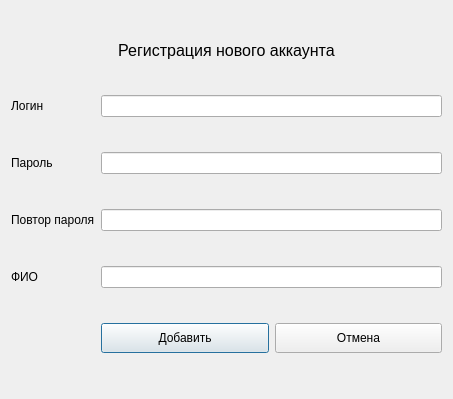
<?xml version="1.0" encoding="UTF-8"?>
<ui version="4.0">
 <class>DialogAddOperator</class>
 <widget class="QDialog" name="DialogAddOperator">
  <property name="geometry">
   <rect>
    <x>0</x>
    <y>0</y>
    <width>453</width>
    <height>399</height>
   </rect>
  </property>
  <property name="windowTitle">
   <string>Регистрация</string>
  </property>
  <layout class="QGridLayout" name="gridLayout">
   <item row="0" column="0" colspan="2">
    <widget class="QLabel" name="label">
     <property name="maximumSize">
      <size>
       <width>16777215</width>
       <height>20</height>
      </size>
     </property>
     <property name="font">
      <font>
       <pointsize>12</pointsize>
      </font>
     </property>
     <property name="text">
      <string>Регистрация нового аккаунта</string>
     </property>
     <property name="alignment">
      <set>Qt::AlignCenter</set>
     </property>
    </widget>
   </item>
   <item row="1" column="0">
    <widget class="QLabel" name="label_2">
     <property name="text">
      <string>Логин</string>
     </property>
    </widget>
   </item>
   <item row="1" column="1">
    <widget class="QLineEdit" name="leLoginAdd"/>
   </item>
   <item row="2" column="0">
    <widget class="QLabel" name="label_3">
     <property name="text">
      <string>Пароль</string>
     </property>
    </widget>
   </item>
   <item row="2" column="1">
    <widget class="QLineEdit" name="lePasswordAdd"/>
   </item>
   <item row="3" column="0">
    <widget class="QLabel" name="label_4">
     <property name="text">
      <string>Повтор пароля</string>
     </property>
    </widget>
   </item>
   <item row="3" column="1">
    <widget class="QLineEdit" name="leRepitPasswordAdd"/>
   </item>
   <item row="4" column="0">
    <widget class="QLabel" name="label_5">
     <property name="text">
      <string>ФИО</string>
     </property>
    </widget>
   </item>
   <item row="4" column="1">
    <widget class="QLineEdit" name="leFIOAdd"/>
   </item>
   <item row="5" column="1">
    <layout class="QHBoxLayout" name="horizontalLayout">
     <item>
      <widget class="QPushButton" name="pbAdd">
       <property name="maximumSize">
        <size>
         <width>16777215</width>
         <height>30</height>
        </size>
       </property>
       <property name="text">
        <string>Добавить</string>
       </property>
      </widget>
     </item>
     <item>
      <widget class="QPushButton" name="pbCancel">
       <property name="maximumSize">
        <size>
         <width>16777215</width>
         <height>30</height>
        </size>
       </property>
       <property name="text">
        <string>Отмена</string>
       </property>
      </widget>
     </item>
    </layout>
   </item>
  </layout>
 </widget>
 <resources/>
 <connections/>
</ui>
